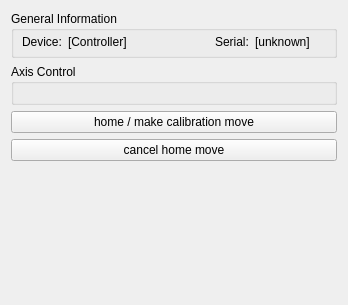
<?xml version="1.0" encoding="UTF-8"?>
<ui version="4.0">
 <class>DockWidgetThorlabsKCubeDCServo</class>
 <widget class="QWidget" name="DockWidgetThorlabsKCubeDCServo">
  <property name="geometry">
   <rect>
    <x>0</x>
    <y>0</y>
    <width>348</width>
    <height>305</height>
   </rect>
  </property>
  <property name="minimumSize">
   <size>
    <width>0</width>
    <height>237</height>
   </size>
  </property>
  <property name="windowTitle">
   <string>Thorlabs KCube DC Servo</string>
  </property>
  <layout class="QVBoxLayout" name="verticalLayout_2">
   <item>
    <widget class="QGroupBox" name="groupBox">
     <property name="sizePolicy">
      <sizepolicy hsizetype="Preferred" vsizetype="Minimum">
       <horstretch>0</horstretch>
       <verstretch>0</verstretch>
      </sizepolicy>
     </property>
     <property name="maximumSize">
      <size>
       <width>16777215</width>
       <height>16777215</height>
      </size>
     </property>
     <property name="title">
      <string>General Information</string>
     </property>
     <layout class="QVBoxLayout" name="verticalLayout_5">
      <property name="spacing">
       <number>6</number>
      </property>
      <property name="leftMargin">
       <number>8</number>
      </property>
      <property name="topMargin">
       <number>1</number>
      </property>
      <property name="rightMargin">
       <number>8</number>
      </property>
      <property name="bottomMargin">
       <number>3</number>
      </property>
      <item>
       <layout class="QHBoxLayout" name="horizontalLayout_4">
        <item>
         <widget class="QLabel" name="label_2">
          <property name="sizePolicy">
           <sizepolicy hsizetype="Preferred" vsizetype="Preferred">
            <horstretch>0</horstretch>
            <verstretch>0</verstretch>
           </sizepolicy>
          </property>
          <property name="text">
           <string>Device:</string>
          </property>
         </widget>
        </item>
        <item>
         <widget class="QLabel" name="lblDevice">
          <property name="sizePolicy">
           <sizepolicy hsizetype="Expanding" vsizetype="Preferred">
            <horstretch>0</horstretch>
            <verstretch>0</verstretch>
           </sizepolicy>
          </property>
          <property name="text">
           <string>[Controller]</string>
          </property>
         </widget>
        </item>
        <item>
         <spacer name="horizontalSpacer_2">
          <property name="orientation">
           <enum>Qt::Horizontal</enum>
          </property>
          <property name="sizeHint" stdset="0">
           <size>
            <width>40</width>
            <height>20</height>
           </size>
          </property>
         </spacer>
        </item>
        <item>
         <widget class="QLabel" name="label_6">
          <property name="sizePolicy">
           <sizepolicy hsizetype="Preferred" vsizetype="Preferred">
            <horstretch>0</horstretch>
            <verstretch>0</verstretch>
           </sizepolicy>
          </property>
          <property name="text">
           <string>Serial:</string>
          </property>
         </widget>
        </item>
        <item>
         <widget class="QLabel" name="lblSerial">
          <property name="sizePolicy">
           <sizepolicy hsizetype="MinimumExpanding" vsizetype="Preferred">
            <horstretch>0</horstretch>
            <verstretch>0</verstretch>
           </sizepolicy>
          </property>
          <property name="text">
           <string>[unknown]</string>
          </property>
          <property name="wordWrap">
           <bool>true</bool>
          </property>
         </widget>
        </item>
       </layout>
      </item>
     </layout>
    </widget>
   </item>
   <item>
    <widget class="QGroupBox" name="groupAxisControl">
     <property name="title">
      <string>Axis Control</string>
     </property>
     <property name="checkable">
      <bool>false</bool>
     </property>
     <layout class="QVBoxLayout" name="verticalLayout">
      <item>
       <widget class="MotorAxisController" name="motorAxisController">
        <property name="numAxis">
         <number>1</number>
        </property>
        <property name="defaultAxisUnit">
         <enum>MotorAxisController::UnitMum</enum>
        </property>
        <property name="defaultAxisType">
         <enum>MotorAxisController::TypeLinear</enum>
        </property>
        <property name="refreshAvailable">
         <bool>true</bool>
        </property>
        <property name="startAllAvailable">
         <bool>false</bool>
        </property>
        <property name="defaultRelativeStepSize">
         <double>0.010000000000000</double>
        </property>
        <property name="axisNames">
         <stringlist>
          <string>Stage</string>
         </stringlist>
        </property>
        <property name="defaultDecimals">
         <number>1</number>
        </property>
        <property name="movementType">
         <enum>MotorAxisController::MovementAbsolute</enum>
        </property>
        <property name="movementTypeVisible">
         <bool>true</bool>
        </property>
       </widget>
      </item>
     </layout>
    </widget>
   </item>
   <item>
    <widget class="QPushButton" name="btnHome">
     <property name="text">
      <string>home / make calibration move</string>
     </property>
    </widget>
   </item>
   <item>
    <widget class="QPushButton" name="btnHomeCancel">
     <property name="text">
      <string>cancel home move</string>
     </property>
    </widget>
   </item>
   <item>
    <spacer name="verticalSpacer">
     <property name="orientation">
      <enum>Qt::Vertical</enum>
     </property>
     <property name="sizeHint" stdset="0">
      <size>
       <width>20</width>
       <height>40</height>
      </size>
     </property>
    </spacer>
   </item>
  </layout>
 </widget>
 <customwidgets>
  <customwidget>
   <class>MotorAxisController</class>
   <extends>QWidget</extends>
   <header>motorAxisController.h</header>
  </customwidget>
 </customwidgets>
 <resources/>
 <connections/>
</ui>
